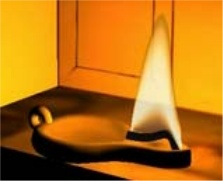
%> input picture fire-shaders/report/img/bridault_2006.jpeg, 223 x 181 px
$ octave --eval "result = getMask_onlineEvaluation('../../../fire-shaders/report/img/bridault_2006.jpeg');"   (GNU Octave 9; MATLAB toolbox functions it lacks are replaced by stand-ins)
%> lines starting %> are read from the running program, lines starting %| are printed output that depends on the picture; in (x1, y1, x2, y2) boxes, pixels count from 0 and x2, y2 are one past the last pixel; in counts of white or black regions, pixels touching at a corner belong together; the program's own positions count from 1
function mask=getMask_onlineEvaluation(fn_sb)
% % % % % % % % % % % % % % % % % % % % % % % % % % % % % % % % % % % % % %
% @InProceedings{ZhengICCV09,
%   author = {Yuanjie Zheng and Chandra Kambhamettu},
%   title = {Learning Based Digital Matting},
%   booktitle = {The 20th IEEE International Conference on Computer Vision},
%   year = {2009},
%   month = {September--October}
% }
% % % % % % % % % % % % % % % % % % % % % % % % % % % % % % % % % % % % % %
% Copyright Yuanjie Zheng @ PICSL @ UPenn on May 9th, 2011
% zheng.vision@gmail.com
% http://sites.google.com/site/zhengvision/
% % % % % % % % % % % % % % % % % % % % % % % % % % % % % % % % % % % % % %
I=imread(fn_sb);
%> I is the input picture: size 181x223x3 uint8; mean R, G, B 185.1, 114.4, 21.2
mask=zeros(size(I,1),size(I,2));
fore=(I==255);
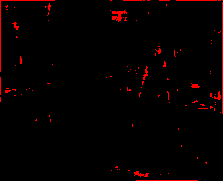
%> fore: size 181x223x3 logical; mean R, G, B 0.0231, 0, 0
back=(I==0);
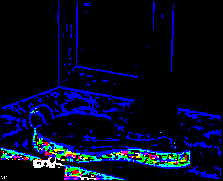
%> back: size 181x223x3 logical; mean R, G, B 0.0174, 0.0363, 0.129

mask(fore(:,:,1))=1;
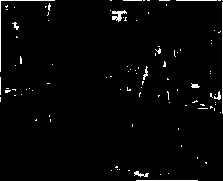
%> mask: size 181x223 double; values 0 (black) and 1 (white), 2.3% white in thin lines or dots
mask(back(:,:,1))=-1;
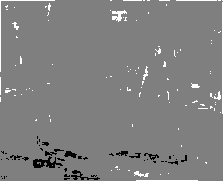
%> mask: size 181x223 double; 1.74% of pixels changed, all inside (x1, y1, x2, y2) = (1, 136, 187, 180); drawn with min black and max white
